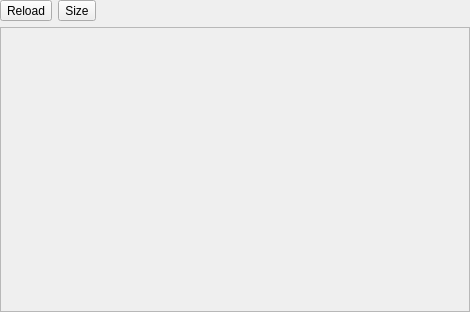
<?xml version="1.0" encoding="UTF-8"?>
<ui version="4.0">
 <class>XGenericDisasmWidget</class>
 <widget class="QWidget" name="XGenericDisasmWidget">
  <property name="geometry">
   <rect>
    <x>0</x>
    <y>0</y>
    <width>470</width>
    <height>312</height>
   </rect>
  </property>
  <property name="windowTitle">
   <string>Form</string>
  </property>
  <layout class="QVBoxLayout" name="verticalLayout">
   <property name="leftMargin">
    <number>0</number>
   </property>
   <property name="topMargin">
    <number>0</number>
   </property>
   <property name="rightMargin">
    <number>0</number>
   </property>
   <property name="bottomMargin">
    <number>0</number>
   </property>
   <item>
    <layout class="QHBoxLayout" name="horizontalLayout">
     <item>
      <widget class="QToolButton" name="toolButtonTableReload">
       <property name="text">
        <string>Reload</string>
       </property>
      </widget>
     </item>
     <item>
      <widget class="QToolButton" name="toolButtonTableSize">
       <property name="text">
        <string>Size</string>
       </property>
      </widget>
     </item>
     <item>
      <spacer name="horizontalSpacer">
       <property name="orientation">
        <enum>Qt::Horizontal</enum>
       </property>
       <property name="sizeHint" stdset="0">
        <size>
         <width>40</width>
         <height>20</height>
        </size>
       </property>
      </spacer>
     </item>
    </layout>
   </item>
   <item>
    <widget class="XHexView" name="scrollAreaHex">
    </widget>
   </item>
  </layout>
 </widget>
 <customwidgets>
  <customwidget>
   <class>XHexView</class>
   <extends>QScrollArea</extends>
   <header>xhexview.h</header>
   <container>1</container>
  </customwidget>
 </customwidgets>
 <resources/>
 <connections/>
</ui>
